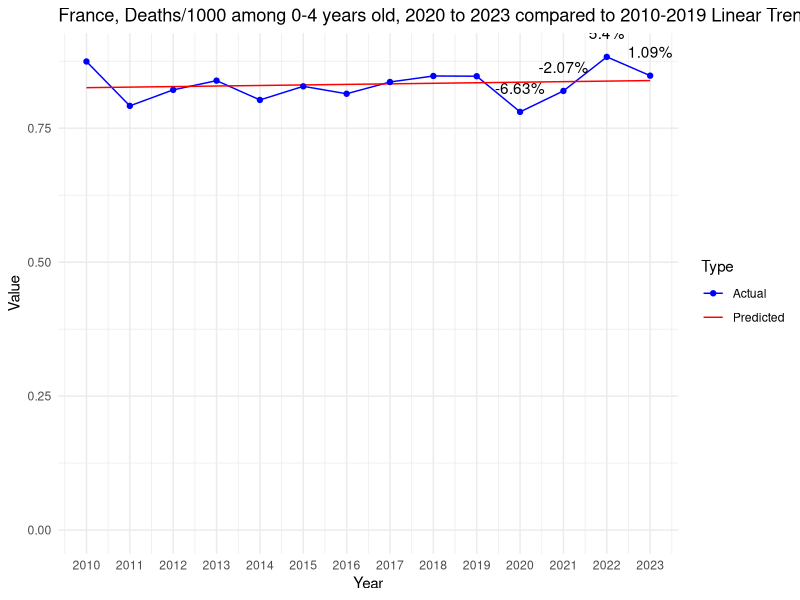

This chart was generated by the following R code:
# Load necessary libraries
library(dplyr)
library(readr)
library(ggplot2)

# Defines the data as a named vector
data <- c(
`2010` = 0.874504801609524, `2011` = 0.791686493179207, `2012` = 0.821573006828311, `2013` = 0.838781459139379, `2014` = 0.80276672917329,
`2015` = 0.828143477166116, `2016` = 0.814284156174434, `2017` = 0.836233552321209, `2018` = 0.847463433953628, `2019` = 0.84702816592142,
`2020` = 0.78045985913568, `2021` = 0.819552045906519, `2022` = 0.883112271086069, `2023` = 0.848038631214976
)

# Extracts data for the decade and recent years
decade <- data[as.character(2010:2019)]
recent_years <- data[as.character(2020:2023)]

# Fits a linear model to the decade data
years <- as.numeric(names(decade))
lm_model <- lm(decade ~ years)

# Predicts values for 2020 to 2023 based on the linear model
predicted_values <- predict(lm_model, newdata = data.frame(years = as.numeric(names(recent_years))))

# Calculates deviations from the linear trend
deviations <- recent_years - predicted_values

# Calculates the mean and standard deviation of the decade
decade_mean <- mean(decade)
decade_stddev <- sd(decade)

# Initializes vectors to store the calculated values
z_scores <- numeric(length(recent_years))
percent_deviations <- numeric(length(recent_years))

# Calculates and store the Z-scores, deviations, and percentage of deviations for recent years
for (i in 1:length(recent_years)) {
  year <- names(recent_years)[i]
  z_scores[i] <- (recent_years[year] - decade_mean) / decade_stddev
  deviation <- deviations[year]
  percent_deviations[i] <- (deviation / predicted_values[i]) * 100
  cat(sprintf("Year: %s, Z-score: %f, Deviation from linear trend: %f, Percentage of deviation: %f%%\n",
              year, z_scores[i], deviation, percent_deviations[i]))
}

# Prepare an extended range for predictions, including 2020 to 2023
extended_years <- as.numeric(c(names(decade), names(recent_years)))

# Predict values for the extended range based on the linear model
extended_predicted_values <- predict(lm_model, newdata = data.frame(years = extended_years))

# Create a data frame for plotting actual values
actual_plot_data <- data.frame(
  Year = as.numeric(names(data)),
  Value = data,
  Type = "Actual"
)

# Create a data frame for plotting predicted values
predicted_plot_data <- data.frame(
  Year = extended_years,
  Value = extended_predicted_values,
  Type = "Predicted"
)

# Combine actual and predicted data
plot_data <- rbind(actual_plot_data, predicted_plot_data)

# Create the line chart
p <- ggplot(plot_data, aes(x = Year, y = Value, color = Type)) +
  geom_line(aes(group = Type)) +
  geom_point(data = actual_plot_data, aes(x = Year, y = Value)) +
  theme_minimal() +
  labs(title = "France, Deaths/1000 among 0-4 years old, 2020 to 2023 compared to 2010-2019 Linear Trend", x = "Year", y = "Value") +
  scale_color_manual(values = c("Actual" = "blue", "Predicted" = "red")) +
  scale_y_continuous(labels = scales::comma, limits = c(0, max(plot_data$Value))) +
  scale_x_continuous(breaks = extended_years) # Set breaks to every year

# Add percentage of deviation annotations for 2020 to 2023
for (i in 1:length(recent_years)) {
  year <- as.numeric(names(recent_years)[i])
  deviation_value <- percent_deviations[i]
  p <- p + annotate("text", x = year, y = data[as.character(year)], label = paste0(round(deviation_value, 2), "%"), vjust = -1.5)
}

# Print the plot
print(p)